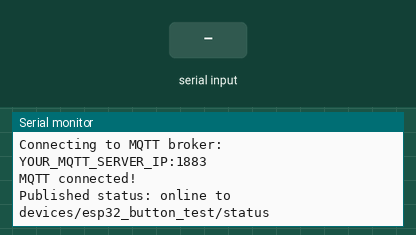
Bench run of a sketch on a simulated ESP32. On the bench: the last lines printed to the serial monitor. Inputs (shaded band) come from the test bench. WiFi joins after 1.5 s; servers stay silent unless stated; no MQTT or app messages arrive unless stated. At 9.4 s the program restarts the board; the recording ends there.

Above: at 3.7 s.
3.8 s: "START\n" received over Serial
At 4.8 s:
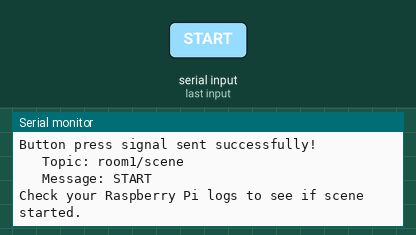
5.3 s: "STATUS\n" received over Serial
At 6.5 s:
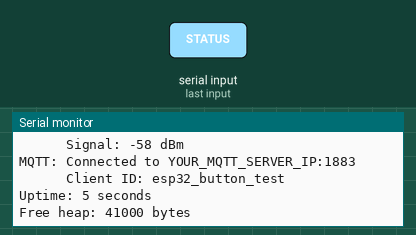
6.8 s: "HELP\n" received over Serial
At 7.9 s:
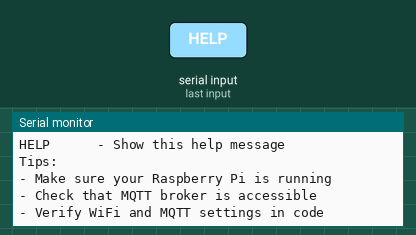
8.3 s: "RESTART\n" received over Serial
At 9.1 s:
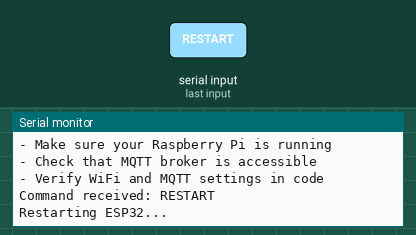

Measured:
- after the input at 3.8 s, the serial monitor: prints a new line after 0.08 s (image 1)
- after the input at 5.3 s, the serial monitor: prints a new line after 0.10 s (image 2)
- after the input at 6.8 s, the serial monitor: prints a new line at once (image 3)
- after the input at 8.3 s, the serial monitor: prints a new line after 0.06 s (image 4)

The sketch:

WirelessButtonTest.ino
```cpp
/*
 * ESP32 Wireless Button Test
 *
 * Simple test to verify wireless button signal works.
 * Type "START" in Serial Monitor to send button press signal.
 *
 * Features:
 * - Connects to WiFi and MQTT
 * - Sends button press signal when "START" typed in console
 * - Shows connection status
 * - Simple debug output
 */

#include <WiFi.h>
#include <PubSubClient.h>

// ===== CONFIGURATION =====
// WiFi settings
const char* WIFI_SSID = "YOUR_WIFI_SSID";
const char* WIFI_PASSWORD = "YOUR_WIFI_PASSWORD";

// MQTT settings
const char* MQTT_SERVER = "YOUR_MQTT_SERVER_IP";
const int MQTT_PORT = 1883;
const char* CLIENT_ID = "esp32_button_test";

// MQTT Topics
const char* BUTTON_TOPIC = "room1/scene";      // Topic to send button press
const char* STATUS_TOPIC = "devices/esp32_button_test/status";

// ===== GLOBAL VARIABLES =====
WiFiClient wifiClient;
PubSubClient mqttClient(wifiClient);
bool wifiConnected = false;
bool mqttConnected = false;

void setup() {
  Serial.begin(115200);
  delay(1000);

  Serial.println();
  Serial.println("=======================================");
  Serial.println("ESP32 Wireless Button Test v1.0");
  Serial.println("=======================================");
  Serial.println();

  // Initialize WiFi
  connectWiFi();

  // Initialize MQTT
  mqttClient.setServer(MQTT_SERVER, MQTT_PORT);
  mqttClient.setCallback(mqttCallback);

  Serial.println("Setup complete!");
  Serial.println();
  Serial.println("Commands:");
  Serial.println("  START - Send button press signal");
  Serial.println("  STATUS - Show connection status");
  Serial.println("  HELP - Show this help");
  Serial.println();
}

void loop() {
  // Maintain WiFi connection
  if (WiFi.status() != WL_CONNECTED) {
    wifiConnected = false;
    connectWiFi();
  } else {
    wifiConnected = true;
  }

  // Maintain MQTT connection
  if (wifiConnected && !mqttClient.connected()) {
    mqttConnected = false;
    connectMQTT();
  } else if (mqttClient.connected()) {
    mqttConnected = true;
    mqttClient.loop();
  }

  // Process serial commands
  if (Serial.available()) {
    String command = Serial.readStringUntil('\n');
    command.trim();
    command.toUpperCase();

    processCommand(command);
  }

  delay(100);
}

void connectWiFi() {
  Serial.print("Connecting to WiFi: ");
  Serial.println(WIFI_SSID);

  WiFi.mode(WIFI_STA);
  WiFi.begin(WIFI_SSID, WIFI_PASSWORD);

  int attempts = 0;
  while (WiFi.status() != WL_CONNECTED && attempts < 20) {
    delay(500);
    Serial.print(".");
    attempts++;
  }

  if (WiFi.status() == WL_CONNECTED) {
    wifiConnected = true;
    Serial.println();
    Serial.print("WiFi connected! IP: ");
    Serial.println(WiFi.localIP());
    Serial.print("Signal strength: ");
    Serial.print(WiFi.RSSI());
    Serial.println(" dBm");
  } else {
    wifiConnected = false;
    Serial.println();
    Serial.println("WiFi connection failed!");
  }
  Serial.println();
}

void connectMQTT() {
  Serial.print("Connecting to MQTT broker: ");
  Serial.print(MQTT_SERVER);
  Serial.print(":");
  Serial.println(MQTT_PORT);

  // Connect with Last Will Testament
  if (mqttClient.connect(CLIENT_ID, NULL, NULL, STATUS_TOPIC, 0, true, "offline")) {
    mqttConnected = true;
    Serial.println("MQTT connected!");

    // Publish online status
    mqttClient.publish(STATUS_TOPIC, "online", true);
    Serial.print("Published status: online to ");
    Serial.println(STATUS_TOPIC);

    Serial.println();
  } else {
    mqttConnected = false;
    Serial.print("MQTT connection failed! Error code: ");
    Serial.println(mqttClient.state());
    Serial.println();
  }
}

void mqttCallback(char* topic, byte* payload, unsigned int length) {
  // Convert payload to string
  String message = "";
  for (int i = 0; i < length; i++) {
    message += (char)payload[i];
  }

  Serial.print("Received message on ");
  Serial.print(topic);
  Serial.print(": ");
  Serial.println(message);
}

void processCommand(String command) {
  Serial.print("Command received: ");
  Serial.println(command);
  Serial.println();

  if (command == "START") {
    sendButtonPress();
  }
  else if (command == "STATUS") {
    showStatus();
  }
  else if (command == "HELP") {
    showHelp();
  }
  else if (command == "RESTART") {
    Serial.println("Restarting ESP32...");
    delay(1000);
    ESP.restart();
  }
  else if (command == "RECONNECT") {
    Serial.println("Reconnecting to MQTT...");
    mqttClient.disconnect();
    delay(1000);
    connectMQTT();
  }
  else {
    Serial.println("Unknown command. Type HELP for available commands.");
  }

  Serial.println();
}

void sendButtonPress() {
  Serial.println("Sending button press signal...");

  if (!wifiConnected) {
    Serial.println("Cannot send - WiFi not connected!");
    return;
  }

  if (!mqttConnected) {
    Serial.println("Cannot send - MQTT not connected!");
    return;
  }

  // Send button press signal
  bool success = mqttClient.publish(BUTTON_TOPIC, "START", false);

  if (success) {
    Serial.println("Button press signal sent successfully!");
    Serial.print("   Topic: ");
    Serial.println(BUTTON_TOPIC);
    Serial.print("   Message: START");
    Serial.println();
    Serial.println("Check your Raspberry Pi logs to see if scene started.");
  } else {
    Serial.println("Failed to send button press signal!");
  }
}

void showStatus() {
  Serial.println("Current Status:");
  Serial.println("==================");

  // WiFi Status
  Serial.print("WiFi: ");
  if (wifiConnected) {
    Serial.print("Connected to ");
    Serial.println(WIFI_SSID);
    Serial.print("      IP: ");
    Serial.println(WiFi.localIP());
    Serial.print("      Signal: ");
    Serial.print(WiFi.RSSI());
    Serial.println(" dBm");
  } else {
    Serial.println("Disconnected");
  }

  // MQTT Status
  Serial.print("MQTT: ");
  if (mqttConnected) {
    Serial.print("Connected to ");
    Serial.print(MQTT_SERVER);
    Serial.print(":");
    Serial.println(MQTT_PORT);
    Serial.print("      Client ID: ");
    Serial.println(CLIENT_ID);
  } else {
    Serial.println("Disconnected");
    if (wifiConnected) {
      Serial.print("      Error code: ");
      Serial.println(mqttClient.state());
    }
  }

  // System Info
  Serial.print("Uptime: ");
  Serial.print(millis() / 1000);
  Serial.println(" seconds");

  Serial.print("Free heap: ");
  Serial.print(ESP.getFreeHeap());
  Serial.println(" bytes");

  Serial.println();
}

void showHelp() {
  Serial.println("Available Commands:");
  Serial.println("======================");
  Serial.println("START     - Send wireless button press signal");
  Serial.println("STATUS    - Show connection and system status");
  Serial.println("RECONNECT - Reconnect to MQTT broker");
  Serial.println("RESTART   - Restart ESP32");
  Serial.println("HELP      - Show this help message");
  Serial.println();
  Serial.println("Tips:");
  Serial.println("- Make sure your Raspberry Pi is running");
  Serial.println("- Check that MQTT broker is accessible");
  Serial.println("- Verify WiFi and MQTT settings in code");
  Serial.println();
}

// Utility function to get MQTT error description
String getMQTTErrorDescription(int error) {
  switch (error) {
    case -4: return "Connection timeout";
    case -3: return "Connection lost";
    case -2: return "Connect failed";
    case -1: return "Disconnected";
    case 0: return "Connected";
    case 1: return "Bad protocol version";
    case 2: return "Bad client ID";
    case 3: return "Unavailable";
    case 4: return "Bad credentials";
    case 5: return "Unauthorized";
    default: return "Unknown error";
  }
}
```
